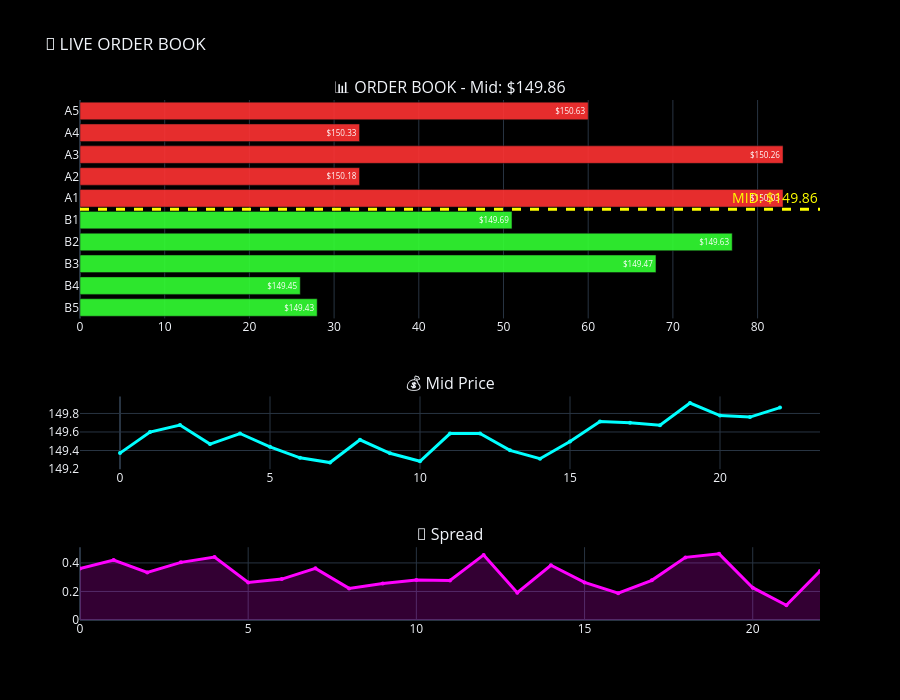

The cell this chart's notebook holds for it:
### Code cell
# 🎬 Simulación optimizada (más rápida)

print("🎬 SIMULACIÓN OPTIMIZADA")
print("="*40)
print("⚡ Configuración rápida:")
print("   • Duración: 12 segundos")
print("   • Actualización cada 2 segundos")
print("   • Historial limitado a 30 ticks")
print("   • Visualización simplificada")
print()
print("🚀 Iniciando...")

# Simulación más rápida
ultimate_lob.start_simulation(duration=12, update_interval=0.5)

### Figure 1 — Plotly figure (JSON) as saved in the notebook; plotly's stock layout.template omitted (floating-point values rounded to 4 significant figures)
{"data": [{"marker": {"color": "rgba(255, 50, 50, 0.9)"}, "name": "Asks", "orientation": "h", "text": ["$150.63", "$150.33", "$150.26", "$150.18", "$150.03"], "textfont": {"color": "white", "size": 12}, "textposition": "inside", "type": "bar", "x": [60, 33, 83, 33, 83], "xaxis": "x", "y": [9, 8, 7, 6, 5], "yaxis": "y"}, {"marker": {"color": "rgba(50, 255, 50, 0.9)"}, "name": "Bids", "orientation": "h", "text": ["$149.69", "$149.63", "$149.47", "$149.45", "$149.43"], "textfont": {"color": "white", "size": 12}, "textposition": "inside", "type": "bar", "x": [51, 77, 68, 26, 28], "xaxis": "x", "y": [4, 3, 2, 1, 0], "yaxis": "y"}, {"line": {"color": "cyan", "width": 3}, "marker": {"color": "cyan", "size": 4}, "mode": "lines+markers", "name": "Mid Price", "type": "scatter", "x": [0, 1, 2, 3, 4, 5, 6, 7, 8, 9, 10, 11, 12, 13, 14, 15, 16, 17, 18, 19, 20, 21, 22], "xaxis": "x2", "y": [149.4, 149.6, 149.7, 149.5, 149.6, 149.4, 149.3, 149.3, 149.5, 149.4, 149.3, 149.6, 149.6, 149.4, 149.3, 149.5, 149.7, 149.7, 149.7, 149.9, 149.8, 149.8, 149.9], "yaxis": "y2"}, {"fill": "tozeroy", "fillcolor": "rgba(255, 0, 255, 0.2)", "line": {"color": "magenta", "width": 3}, "marker": {"color": "magenta", "size": 4}, "mode": "lines+markers", "name": "Spread", "type": "scatter", "x": [0, 1, 2, 3, 4, 5, 6, 7, 8, 9, 10, 11, 12, 13, 14, 15, 16, 17, 18, 19, 20, 21, 22], "xaxis": "x3", "y": [0.3608, 0.4207, 0.3336, 0.4039, 0.4409, 0.2632, 0.2866, 0.362, 0.2214, 0.2562, 0.2797, 0.2768, 0.4561, 0.1913, 0.3838, 0.2635, 0.1879, 0.278, 0.4388, 0.4636, 0.2263, 0.1036, 0.3425], "yaxis": "y3"}], "layout": {"annotations": [{"font": {"size": 16}, "showarrow": false, "text": "📊 ORDER BOOK - Mid: $149.86", "x": 0.5, "xanchor": "center", "xref": "paper", "y": 1, "yanchor": "bottom", "yref": "paper"}, {"font": {"size": 16}, "showarrow": false, "text": "💰 Mid Price", "x": 0.5, "xanchor": "center", "xref": "paper", "y": 0.43, "yanchor": "bottom", "yref": "paper"}, {"font": {"size": 16}, "showarrow": false, "text": "📏 Spread", "x": 0.5, "xanchor": "center", "xref": "paper", "y": 0.14, "yanchor": "bottom", "yref": "paper"}, {"font": {"color": "yellow", "size": 14}, "showarrow": false, "text": "MID: $149.86", "x": 1, "xanchor": "right", "xref": "x domain", "y": 4.5, "yanchor": "bottom", "yref": "y"}], "height": 700, "paper_bgcolor": "black", "plot_bgcolor": "black", "shapes": [{"line": {"color": "yellow", "dash": "dash", "width": 3}, "type": "line", "x0": 0, "x1": 1, "xref": "x domain", "y0": 4.5, "y1": 4.5, "yref": "y"}], "showlegend": false, "title": {"text": "🔴 LIVE ORDER BOOK"}, "xaxis": {"anchor": "y", "domain": [0, 1]}, "xaxis2": {"anchor": "y2", "domain": [0, 1]}, "xaxis3": {"anchor": "y3", "domain": [0, 1]}, "yaxis": {"anchor": "x", "domain": [0.58, 1], "ticktext": ["B5", "B4", "B3", "B2", "B1", "A1", "A2", "A3", "A4", "A5"], "tickvals": [0, 1, 2, 3, 4, 5, 6, 7, 8, 9]}, "yaxis2": {"anchor": "x2", "domain": [0.29, 0.43]}, "yaxis3": {"anchor": "x3", "domain": [0, 0.14]}}}
